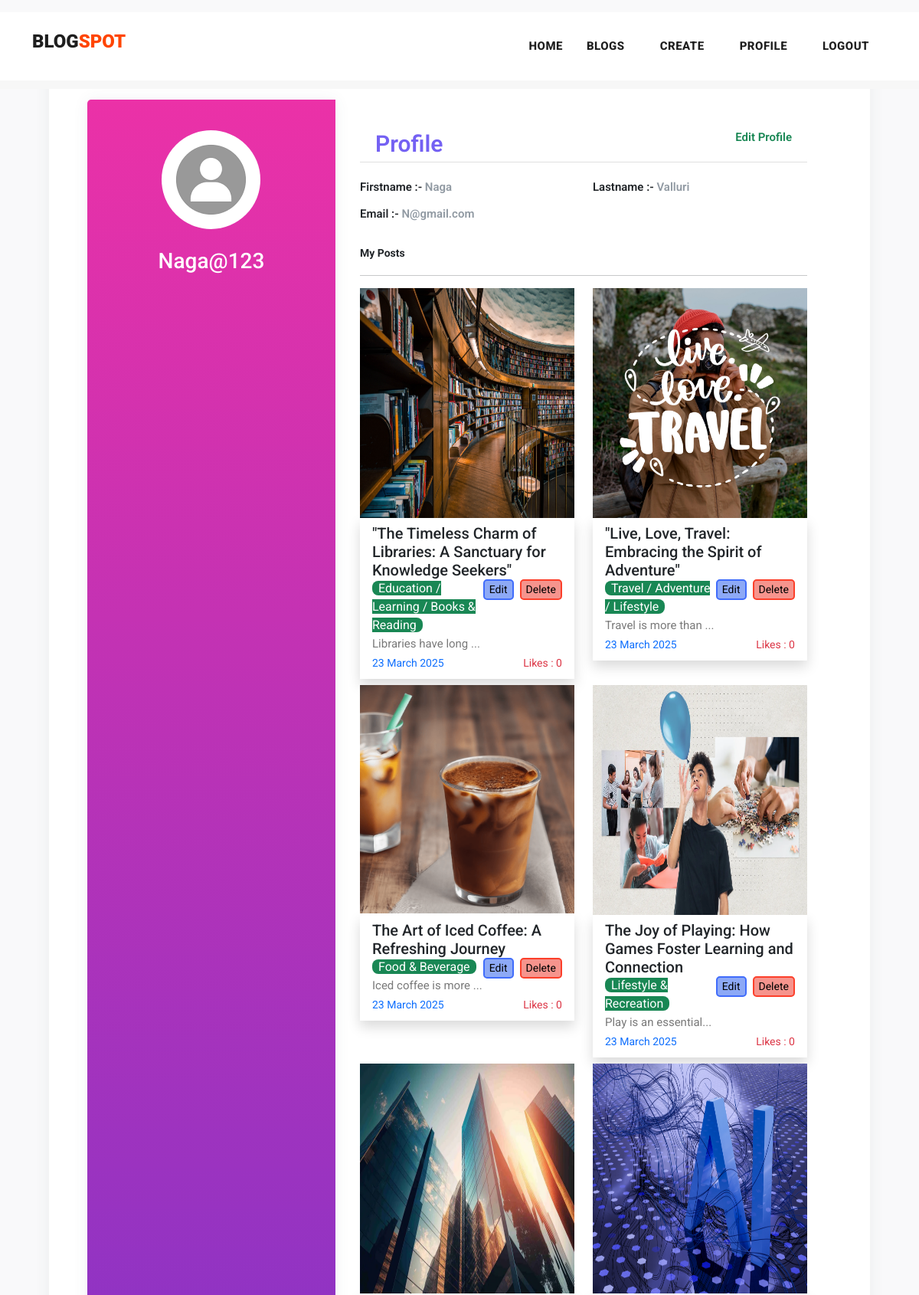
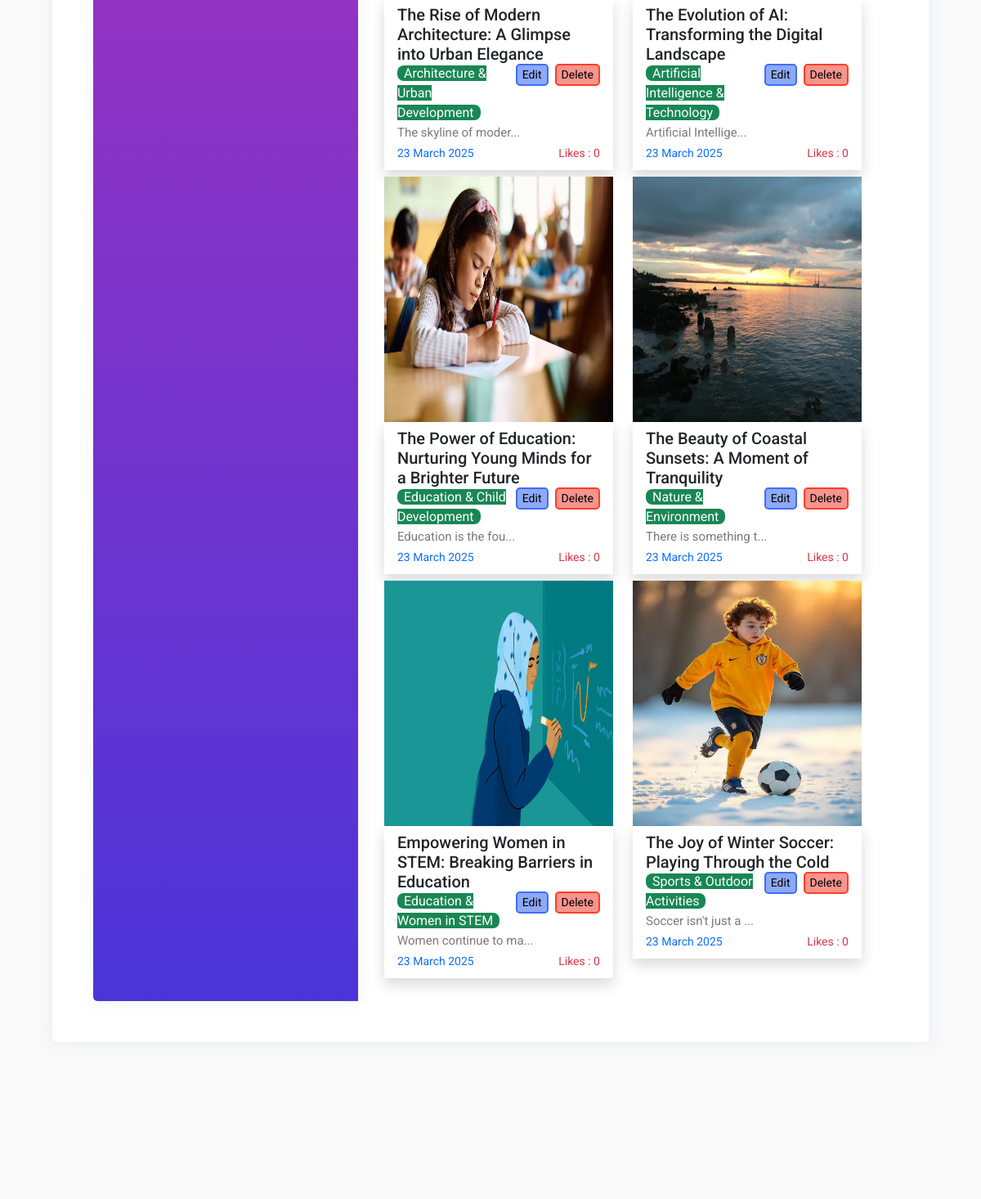
The page /profile/3 (upper part) on the database its author committed (2 pictures, top to bottom).
### myapp/models.py (models this page shows, shortened)
class Post(models.Model):
    postname = models.CharField(max_length=600)
    category = models.CharField(max_length=600)
    image = models.ImageField(upload_to='images/posts',blank=True,null=True)
    content = models.CharField(max_length=100000)
    time = models.CharField(default=time,max_length=100, blank=True)
    likes = models.IntegerField(null=True,blank=True,default=0)
    user = models.ForeignKey(User,on_delete=models.CASCADE)

### myapp/views.py (the view)
# urls.py: path("profile/<int:id>",views.profile,name='profile'),
def profile(request,id):
    return render(request,'profile.html',{
        'user':User.objects.get(id=id),
        'posts':Post.objects.all(),
        'media_url':settings.MEDIA_URL,
    })

### templates/profile.html (shortened to what this page needs)
{% load static %}
<!DOCTYPE html>
<html lang="en">
<head>
    <link href="https://cdn.jsdelivr.net/npm/bootstrap@5.3.0-alpha3/dist/css/bootstrap.min.css" rel="stylesheet"
>
    <link href="{% static 'vendor/bootstrap/css/bootstrap.min.css' %}" rel="stylesheet">
    <link rel="stylesheet" href="https://maxcdn.bootstrapcdn.com/bootstrap/4.0.0/css/bootstrap.min.css">
    <link href="https://cdn.jsdelivr.net/npm/bootstrap@5.3.0-alpha3/dist/css/bootstrap.min.css" rel="stylesheet"
>
    <link rel="stylesheet" href="{% static 'assets/css/fontawesome.css' %}">
    <link rel="stylesheet" href="{% static 'assets/css/templatemo-stand-blog.css' %}">
    <link rel="stylesheet" href="{% static 'assets/css/owl.css' %}">
</head>
<body>
    <header class="">
        <nav class="navbar navbar-expand-lg bg-white">
            <div class="container">
                <a class="navbar-brand" href="index.html">
                    <h2>BLOG<span style="color: orangered;">SPOT</span></h2>
                </a>
                <div class="collapse navbar-collapse" id="navbarResponsive">
                    <ul class="navbar-nav ml-auto">
                        <li>
                            <a class="nav-link" href="{% url 'index' %}">Home
                            </a>
                        </li>
                        <li class="nav-item">
                            <a class="nav-link" href="{% url 'blog' %}">Blogs</a>
                        </li>
                        {% if user.is_authenticated %}
                        <li class="nav-item">
                            <a class="nav-link" href="{% url 'create' %}">Create</a>
                        </li>
                        <li class="nav-item">
                            <a class="nav-link" href="{% url 'profile' user.id %}">Profile</a>
                        </li>
                        <li class="nav-item">
                            <a class="nav-link" href="{% url 'logout' %}">Logout</a>
                        </li>
                        {% else %}
                        <li class="nav-item">
                            <a class="nav-link" href="{% url 'signin' %}">Login</a>
                        </li>
                        {% endif %}
                    </ul>
                </div>
            </div>
        </nav>
    </header>
    <div class="mt-3">
        <div class="page-content page-container p-lg-5 p-0" id="page-content">
            <div class="padding">
                <div class="row d-flex justify-content-center">
                    <div class="col-xl-12 col-md-12" id="card">
                        <div class="card user-card-full">
                            <div class="row m-l-0 m-r-0">
                                <div class="col-sm-4 bg-c-lite-green user-profile">
                                    <div class="card-block text-center text-white">
                                        <div class="m-b-25">
                                            <img src="{% static 'assets/images/user.png' %}" class="img-radius"
                                                alt="User-Profile-Image" style="border-radius: 50%;">
                                        </div>
                                        <h6 class="f-w-800 h3" style="text-transform: capitalize;">{{user.username}}
                                        </h6>
                                    </div>
                                </div>
                                <div class="col-sm-8">
                                    <div class="card-block">
                                        <h6 class="m-b-20 p-b-5 b-b-default f-w-600"
                                            style="font-size: 30px; padding: 20px;  color: #7461f3;">Profile <a
                                                href="{% url 'profileedit' user.id %}"
                                                class="float-right text-decoration-none text-success"
                                                style="font-size: 15px;">Edit Profile</a>
                                        </h6>
                                        <div class="row">
                                            <div class="col-sm-6">
                                                <p class="m-b-10 f-w-600 text-dark">Firstname :-
                                                    <span class="text-muted f-w-400">{{user.first_name}}</span>
                                                </p>
                                            </div>
                                            <div class="col-sm-6">
                                                <p class="m-b-10 f-w-600 text-dark">Lastname :-
                                                    <span class="text-muted f-w-400">{{user.last_name}}</span>
                                                </p>
                                            </div>
                                            <div class="col-sm-6">
                                                <p class="m-b-10 f-w-600 text-dark">Email :-
                                                    <span class="text-muted f-w-400">{{user.email}}</span>
                                                </p>
                                            </div>
                                        </div>
                                        <p class="small fw-bold pt-3 text-dark">My Posts</p>
                                        <hr>
                                        <div class="row row-cols-lg-2 row-cols-1">
                                            {% for post in posts%}
                                            {% if post.user_id == user.id %}
                                            <div class="col col-lg-6 col-12 mb-2">
                                                <img src="{{media_url}}{{post.image}}" alt="" height="300px"
                                                    width="100%">
                                                <div class="px-3 py-2 shadow">
                                                    <h5>{{post.postname}}</h5>
                                                    <a href="{% url 'deletepost' post.id %}"><button
                                                            class="ms-2 float-right small" type="submit"
                                                            style="border:2px solid rgb(252, 63, 42); border-radius: 5px; background-color: rgb(246, 148, 141);">Delete</button></a>
                                                    <a href="{% url 'editpost' post.id %}"><button
                                                            class="float-right small" type="submit"
                                                            style="border:2px solid rgb(64, 108, 251); border-radius: 5px; background-color: rgb(141, 169, 246);">Edit</button></a>
                                                    <span
                                                        class="text-white bg-success rounded-3 px-2 rounded-2">{{post.category}}</span>
                                                    <p>{{post.content|slice:"0:20"}}...</p>
                                                    <p class="small text-primary">{{post.time}}<span
                                                            class="text-danger float-right">Likes :
                                                            {{post.likes}}</span></p>
                                                </div>
                                            </div>
                                            {% endif %}
                                            {% endfor %}
                                        </div>
                                    </div>
                                </div>
                            </div>
                        </div>
                    </div>
                </div>
            </div>
        </div>
    </div>
</body>
</html>

### static/assets/css/templatemo-stand-blog.css (style rules this page uses)
body { font-family: 'Roboto', sans-serif; overflow-x: hidden; text-rendering: optimizeLegibility; -webkit-font-smoothing: antialiased; -moz-osx-font-smoothing: grayscale; }
p { margin-bottom: 0px; font-size: 15px; font-weight: 400; color: #7a7a7a; line-height: 30px; }
a { text-decoration: none!important; }
ul { padding: 0; margin: 0; list-style: none; }
h1,h2,h3,h4,h5,h6 { margin: 0px; }
header { position: absolute; z-index: 99999; width: 100%; height: 100px; background-color: #f7f7f7; -webkit-transition: all 0.3s ease-in-out 0s; -moz-transition: all 0.3s ease-in-out 0s; -o-transition: all 0.3s ease-in-out 0s; transition: all 0.3s ease-in-out 0s; }
header .navbar { padding: 25px 0px; }
.navbar .navbar-brand { float: left; margin-top: -12px; outline: none; }
.navbar .navbar-brand h2 { color: #1e1e1e; text-transform: uppercase; font-size: 24px; font-weight: 900; -webkit-transition: all .3s ease 0s; -moz-transition: all .3s ease 0s; -o-transition: all .3s ease 0s; transition: all .3s ease 0s; }
#navbarResponsive { z-index: 999; }
.navbar-collapse { text-align: center; }
.navbar .navbar-nav .nav-item { margin: 0px 15px; }
.navbar .navbar-nav a.nav-link { text-transform: capitalize; font-size: 15px; font-weight: 800; text-transform: uppercase; letter-spacing: 0.5px; color: #1e1e1e; transition: all 0.3s; }

### templates/profile.html (style rules this page uses)
body { background-color: #f9f9fa; width: 100vw; height: 100vh; }
.padding { padding: 1rem; }
.user-card-full { overflow: hidden; }
.card { border-radius: 5px; -webkit-box-shadow: 0 1px 20px 0 rgba(69, 90, 100, 0.08); box-shadow: 0 1px 20px 0 rgba(69, 90, 100, 0.08); border: none; margin-bottom: 30px; padding: 50px; }
.m-r-0 { margin-right: 0px; }
.m-l-0 { margin-left: 0px; }
.user-card-full .user-profile { border-radius: 5px 0 0 5px; }
.bg-c-lite-green { background: linear-gradient(to top, #4b35d9, #eb31a7); box-shadow: 0 1px 20px 0 rgba(69, 90, 100, 0.08); }
.user-profile { padding: 20px 0; }
.card-block { padding: 1.25rem; }
.m-b-25 { margin-bottom: 25px; }
.img-radius { border-radius: 5px; }
h6 { font-size: 14px; }
.card .card-block p { line-height: 25px; }
.b-b-default { border-bottom: 1px solid #e0e0e0; }
.m-b-20 { margin-bottom: 20px; }
.p-b-5 { padding-bottom: 5px !important; }
.m-b-10 { margin-bottom: 10px; }
.text-muted { color: #919aa3 !important; }
.f-w-600 { font-weight: 600; }

### templates/footer.html (style rules this page uses)
li { text-decoration: none; text-align: left; }
li a { color: rgb(153, 147, 147); }

### rows shown on the page
Post: image (picture), postname "\"The Timeless Charm of Libraries: A Sanctuary for Knowledge Seekers\"", category "Education / Learning / Books & Reading", content "Libraries have long", time "23 March 2025", likes "0"
Post: image (picture), postname "\"Live, Love, Travel: Embracing the Spirit of Adventure\"", category "Travel / Adventure / Lifestyle", content "Travel is more than", time "23 March 2025", likes "0"
Post: image (picture), postname "The Art of Iced Coffee: A Refreshing Journey", category "Food & Beverage", content "Iced coffee is more", time "23 March 2025", likes "0"
Post: image (picture), postname "The Joy of Playing: How Games Foster Learning and Connection", category "Lifestyle & Recreation", content "Play is an essential", time "23 March 2025", likes "0"
Post: image (picture), postname "The Rise of Modern Architecture: A Glimpse into Urban Elegance", category "Architecture & Urban Development", content "The skyline of moder", time "23 March 2025", likes "0"
Post: image (picture), postname "The Evolution of AI: Transforming the Digital Landscape", category "Artificial Intelligence & Technology", content "Artificial Intellige", time "23 March 2025", likes "0"
Post: image (picture), postname "The Power of Education: Nurturing Young Minds for a Brighter Future", category "Education & Child Development", content "Education is the fou", time "23 March 2025", likes "0"
Post: image (picture), postname "The Beauty of Coastal Sunsets: A Moment of Tranquility", category "Nature & Environment", content "There is something t", time "23 March 2025", likes "0"
Post: image (picture), postname "Empowering Women in STEM: Breaking Barriers in Education", category "Education & Women in STEM", content "Women continue to ma", time "23 March 2025", likes "0"
Post: image (picture), postname "The Joy of Winter Soccer: Playing Through the Cold", category "Sports & Outdoor Activities", content "Soccer isn't just a", time "23 March 2025", likes "0"

### other values the page prints
{{ user.username }} "Naga@123"
{{ user.first_name }} "Naga"
{{ user.last_name }} "Valluri"
{{ user.email }} "N@gmail.com"
